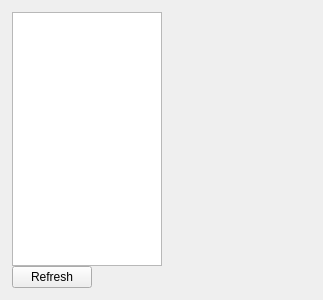
<?xml version="1.0" encoding="UTF-8"?>
<ui version="4.0">
 <class>Form</class>
 <widget class="QWidget" name="Form">
  <property name="geometry">
   <rect>
    <x>0</x>
    <y>0</y>
    <width>323</width>
    <height>300</height>
   </rect>
  </property>
  <property name="windowTitle">
   <string>Form</string>
  </property>
  <layout class="QVBoxLayout" name="verticalLayout_2">
   <property name="margin">
    <number>10</number>
   </property>
   <item>
    <layout class="QHBoxLayout" name="horizontalLayout">
     <property name="spacing">
      <number>5</number>
     </property>
     <property name="margin">
      <number>2</number>
     </property>
     <item>
      <layout class="QVBoxLayout" name="verticalLayout">
       <property name="spacing">
        <number>0</number>
       </property>
       <item>
        <widget class="QTreeWidget" name="treeWidget">
         <property name="sizePolicy">
          <sizepolicy hsizetype="Fixed" vsizetype="Fixed">
           <horstretch>0</horstretch>
           <verstretch>0</verstretch>
          </sizepolicy>
         </property>
         <property name="maximumSize">
          <size>
           <width>150</width>
           <height>300</height>
          </size>
         </property>
         <property name="font">
          <font>
           <pointsize>11</pointsize>
          </font>
         </property>
         <property name="contextMenuPolicy">
          <enum>Qt::CustomContextMenu</enum>
         </property>
         <property name="dragDropMode">
          <enum>QAbstractItemView::DragDrop</enum>
         </property>
         <property name="headerHidden">
          <bool>true</bool>
         </property>
         <column>
          <property name="text">
           <string notr="true">1</string>
          </property>
         </column>
        </widget>
       </item>
       <item>
        <widget class="QPushButton" name="refreshButton">
         <property name="sizePolicy">
          <sizepolicy hsizetype="Fixed" vsizetype="Fixed">
           <horstretch>0</horstretch>
           <verstretch>0</verstretch>
          </sizepolicy>
         </property>
         <property name="text">
          <string>Refresh</string>
         </property>
        </widget>
       </item>
      </layout>
     </item>
     <item>
      <widget class="QWidget" name="figureWidget" native="true">
       <property name="sizePolicy">
        <sizepolicy hsizetype="Expanding" vsizetype="Expanding">
         <horstretch>0</horstretch>
         <verstretch>0</verstretch>
        </sizepolicy>
       </property>
      </widget>
     </item>
    </layout>
   </item>
  </layout>
 </widget>
 <resources/>
 <connections/>
</ui>
